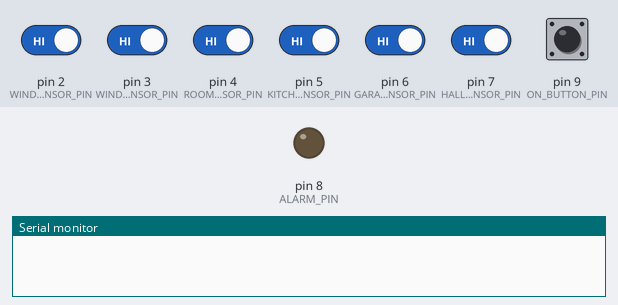
The sketch below on a simulated Arduino Uno, built with avr-gcc and run on an emulated ATmega328P. Shown: output pins drawn as LEDs (lit = HIGH), the last lines printed to the serial monitor. The inputs (shaded band) are chosen by the test bench; at power-on: pin 2 (WINDOW1_SENSOR_PIN), pin 3 (WINDOW2_SENSOR_PIN), pin 4 (ROOM_SENSOR_PIN), pin 5 (KITCHEN_SENSOR_PIN), pin 6 (GARAGE_SENSOR_PIN), pin 7 (HALL_SENSOR_PIN), pin 9 (ON_BUTTON_PIN) HIGH.

Above: at 1.2 s.
1.3 s: pin 9 (ON_BUTTON_PIN) pulled LOW for 0.15 s
At 2.5 s:
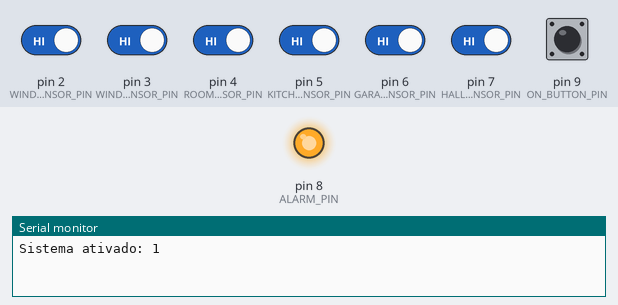
2.9 s: pin 9 (ON_BUTTON_PIN) pulled LOW for 1 s
At 5.0 s:
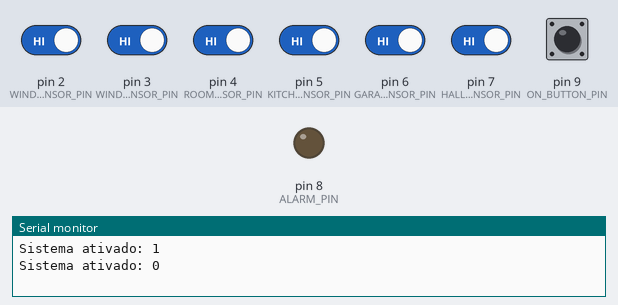
Timing chart, 0 to 6.5 s (numbered marks = the images above; inputs shaded):
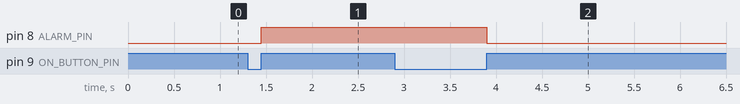

The sketch:

main.ino
```cpp
#define ON_BUTTON_PIN 9
#define BAR_SENSOR_PIN 1
#define WINDOW1_SENSOR_PIN 2
#define WINDOW2_SENSOR_PIN 3
#define ROOM_SENSOR_PIN 4
#define KITCHEN_SENSOR_PIN 5
#define GARAGE_SENSOR_PIN 6
#define HALL_SENSOR_PIN 7
#define ALARM_PIN 8

bool onButton = 0, barSensor = 0, window1Sensor = 0;
bool window2Sensor = 0, roomSensor = 0, kitchenSensor = 0;
bool garageSensor = 0, hallSensor = 0, alarm = 0;
bool systemOn = 0, onButtonBuffer = 0;

void setup()
{
    pinMode(ON_BUTTON_PIN, INPUT_PULLUP);
    pinMode(BAR_SENSOR_PIN, INPUT_PULLUP);
    pinMode(WINDOW1_SENSOR_PIN, INPUT_PULLUP);
    pinMode(WINDOW2_SENSOR_PIN, INPUT_PULLUP);
    pinMode(ROOM_SENSOR_PIN, INPUT_PULLUP);
    pinMode(KITCHEN_SENSOR_PIN, INPUT_PULLUP);
    pinMode(GARAGE_SENSOR_PIN, INPUT_PULLUP);
    pinMode(HALL_SENSOR_PIN, INPUT_PULLUP);
    pinMode(ALARM_PIN, OUTPUT);

    Serial.begin(9600);
}

void loop()
{
    //I/O's:
    onButton = !digitalRead(ON_BUTTON_PIN);
    barSensor = !digitalRead(BAR_SENSOR_PIN);
    window1Sensor = !digitalRead(WINDOW1_SENSOR_PIN);
    window2Sensor = !digitalRead(WINDOW2_SENSOR_PIN);
    roomSensor = !digitalRead(ROOM_SENSOR_PIN);
    kitchenSensor = !digitalRead(KITCHEN_SENSOR_PIN);
    garageSensor = !digitalRead(GARAGE_SENSOR_PIN);
    hallSensor = !digitalRead(HALL_SENSOR_PIN);
    digitalWrite(ALARM_PIN, alarm);

    //INICIO DA BORDA
    if(onButton){
        onButtonBuffer = true;
    }

    //FIM DA BORDA
    if(onButtonBuffer && !onButton){
        systemOn = !systemOn;
        Serial.println("Sistema ativado: " + String(systemOn));
        onButtonBuffer = false;
    }

    if(systemOn){
        if( !barSensor || !window1Sensor || !window2Sensor ||
            roomSensor || kitchenSensor || hallSensor || garageSensor ){

            alarm = 1;
        }

    }
    //SE O BOTÃO LIGA NÃO ESTIVER ACIONADO:
    else{
        alarm = 0;
    }

}
```

Measured:
- after the input at 1.3 s, pin 8 (ALARM_PIN): LOW → HIGH after 0.15 s
- after the input at 2.9 s, pin 8 (ALARM_PIN): HIGH → LOW after 1.0 s
